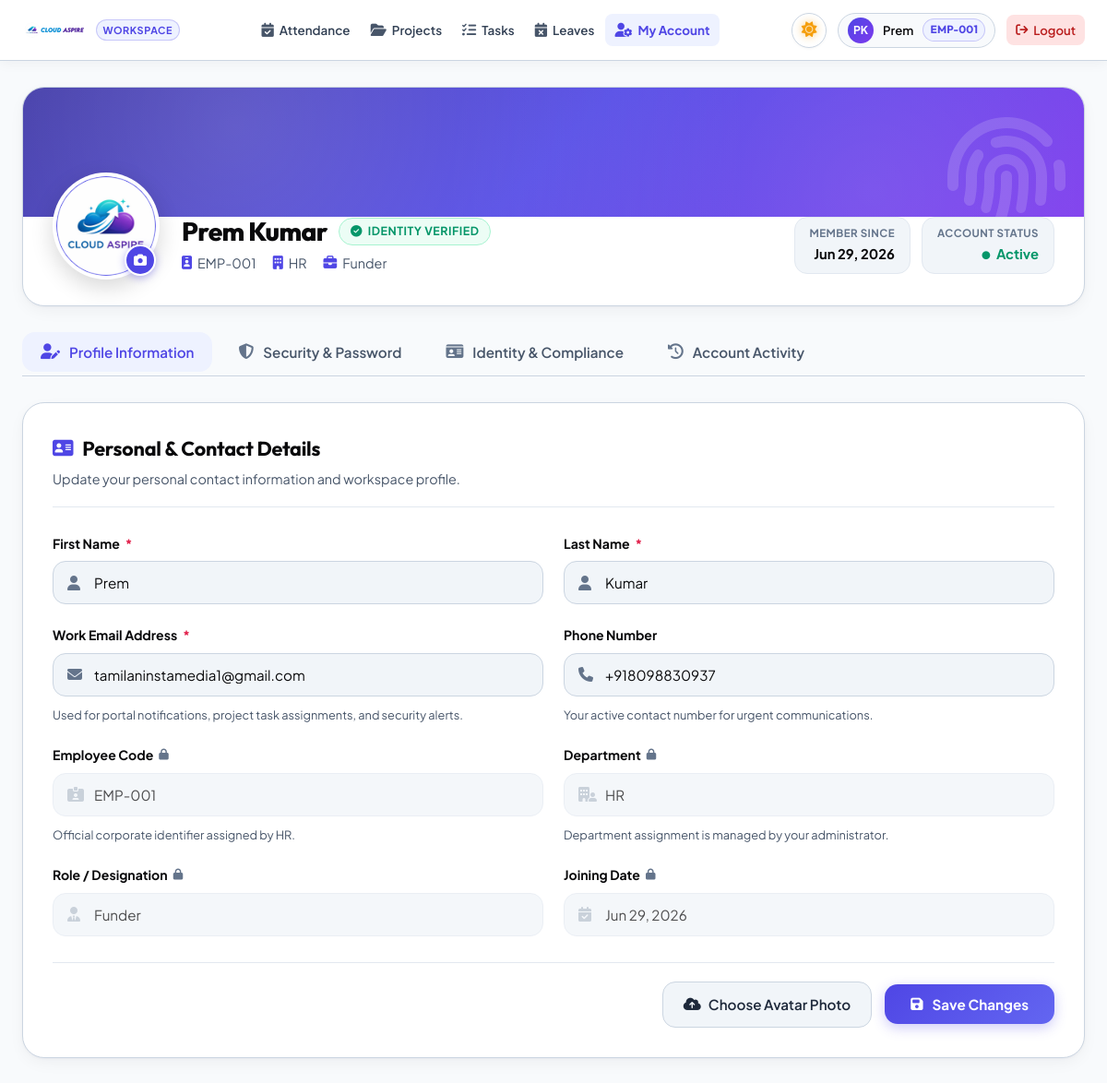
/employee_account.php (signed in), run on the app's committed database.
### tables this page shows
CREATE TABLE `site_settings` (
  `id` int(11) NOT NULL AUTO_INCREMENT,
  `site_name` varchar(120) NOT NULL,
  `tagline` varchar(255) DEFAULT NULL,
  `brand_color` varchar(20) DEFAULT '#4f46e5',
  `support_email` varchar(255) DEFAULT NULL,
  `support_phone` varchar(50) DEFAULT NULL,
  `logo` varchar(255) DEFAULT NULL,
  `favicon` varchar(255) DEFAULT NULL,
  `smtp_host` varchar(255) DEFAULT NULL,
  `smtp_port` smallint(5) unsigned NOT NULL DEFAULT 587,
  `smtp_encryption` varchar(10) NOT NULL DEFAULT 'tls',
  `smtp_username` varchar(255) DEFAULT NULL,
  `smtp_password` text DEFAULT NULL,
  `smtp_from_email` varchar(255) DEFAULT NULL,
  `smtp_from_name` varchar(120) DEFAULT NULL,
  `is_active` tinyint(1) NOT NULL DEFAULT 1,
  `created_at` timestamp NOT NULL DEFAULT current_timestamp(),
  `updated_at` timestamp NOT NULL DEFAULT current_timestamp() ON UPDATE current_timestamp(),
  `office_name` varchar(150) NOT NULL DEFAULT 'Cloud Aspire Headquarters',
  `office_address` varchar(255) DEFAULT NULL,
  `office_latitude` decimal(10,8) DEFAULT 11.94160000,
  `office_longitude` decimal(11,8) DEFAULT 79.80830000,
  `office_radius_meters` int(11) NOT NULL DEFAULT 100,
  `location_attendance_enabled` tinyint(1) NOT NULL DEFAULT 1,
  `wfh_early_window_minutes` int(11) NOT NULL DEFAULT 15,
  `wfh_grace_period_minutes` int(11) NOT NULL DEFAULT 15,
  `wfh_late_threshold_minutes` int(11) NOT NULL DEFAULT 30,
  `wfh_auto_reschedule_allowed` tinyint(1) NOT NULL DEFAULT 0,
  PRIMARY KEY (`id`)
);

CREATE TABLE `employees` (
  `id` int(11) NOT NULL AUTO_INCREMENT,
  `first_name` varchar(50) NOT NULL,
  `last_name` varchar(50) NOT NULL,
  `email` varchar(100) NOT NULL,
  `password` varchar(255) DEFAULT NULL,
  `phone` varchar(20) DEFAULT NULL,
  `department` varchar(50) DEFAULT NULL,
  `position` varchar(100) DEFAULT NULL,
  `salary` decimal(10,2) DEFAULT NULL,
  `hire_date` date DEFAULT NULL,
  `status` enum('active','inactive','on_leave') DEFAULT 'active',
  `work_mode` enum('on_site','wfh') NOT NULL DEFAULT 'on_site',
  `created_at` timestamp NOT NULL DEFAULT current_timestamp(),
  `updated_at` timestamp NOT NULL DEFAULT current_timestamp() ON UPDATE current_timestamp(),
  `avatar` varchar(255) DEFAULT NULL,
  `aadhar_image` varchar(255) DEFAULT NULL,
  `aadhar_verified` tinyint(1) DEFAULT 0,
  `employee_id` varchar(10) DEFAULT NULL,
  `first_login_completed` tinyint(1) DEFAULT 0,
  PRIMARY KEY (`id`),
  UNIQUE KEY `email` (`email`)
);

### employee_account.php (the view, shortened to what the rows shown need)
<?php
require_once 'app/security.php';
$employee_id = $_SESSION['employee_id'];
$activeTab = 'profile';
try {
    $stmt = $pdo->prepare("SELECT * FROM employees WHERE id = ?");
    $stmt->execute([$employee_id]);
    $employee = $stmt->fetch(PDO::FETCH_ASSOC);
} catch (PDOException $e) {
    die("Error loading account data.");
}
$aadharStatus = (int)($employee['aadhar_verified'] ?? 0);
$hasAadharImage = !empty($employee['aadhar_image']);
$isVerified = ($aadharStatus === 2);
$isPending  = ($aadharStatus === 1 || ($hasAadharImage && $aadharStatus === 0));
$firstName = htmlspecialchars($employee['first_name'] ?? '');
$lastName  = htmlspecialchars($employee['last_name'] ?? '');
$fullName  = trim($firstName . ' ' . $lastName) ?: 'Employee';
$hireDate  = !empty($employee['hire_date']) ? date('M d, Y', strtotime($employee['hire_date'])) : 'Not specified';
$joinedDate = !empty($employee['created_at']) ? date('M d, Y', strtotime($employee['created_at'])) : $hireDate;
?>
<!DOCTYPE html>
<html lang="en">
<head>
    <link rel="stylesheet" href="https://cdnjs.cloudflare.com/ajax/libs/font-awesome/6.5.1/css/all.min.css">
    <link rel="stylesheet" href="/assets/css/theme.css">
</head>
<body>
    <?php include 'employee_header.php'; ?>
    <main class="account-wrapper">
        <div class="profile-hero">
            <div class="hero-body">
                <div class="hero-user-section">
                    <div class="avatar-wrap">
                        <?php if (!empty($employee['avatar'])): ?>
                            <img src="/assets/uploads/avatars/<?php echo htmlspecialchars($employee['avatar']); ?>"
                                 alt="<?php echo $fullName; ?>"
                                 class="avatar-img"
                                 id="profileHeroAvatar">
                        <?php else: ?>
                            <div class="avatar-initials" id="profileHeroAvatarFallback">
                                <?php echo $initials; ?>
                            </div>
                        <?php endif; ?>
                        <label for="avatarInputFile" class="avatar-edit-btn" title="Change profile photo">
                            <i class="fa-solid fa-camera"></i>
                        </label>
                    </div>
                    <div class="hero-info">
                        <div class="hero-name-row">
                            <h1 class="hero-name"><?php echo $fullName; ?></h1>
                            <?php if ($isVerified): ?>
                                <span class="badge-pill badge-verified" title="Identity verified and approved by HR">
                                    <i class="fa-solid fa-circle-check"></i> Identity Verified
                                </span>
                            <?php elseif ($isPending): ?>
                                <span class="badge-pill badge-pending" title="Aadhar card is currently under review">
                                    <i class="fa-solid fa-clock"></i> Verification In Review
                                </span>
                            <?php else: ?>
                                <span class="badge-pill badge-unverified" title="Identity verification is required">
                                    <i class="fa-solid fa-shield-halved"></i> Verification Required
                                </span>
                            <?php endif; ?>
                        </div>
                        <div class="hero-meta-row">
                            <span class="hero-meta-item" title="Employee ID">
                                <i class="fa-solid fa-id-badge"></i>
                                <?php echo htmlspecialchars($employee['employee_id'] ?: 'EMP-' . str_pad($employee['id'], 3, '0', STR_PAD_LEFT)); ?>
                            </span>
                            <span class="hero-meta-item" title="Department">
                                <i class="fa-solid fa-building"></i>
                                <?php echo htmlspecialchars($employee['department'] ?: 'Operations'); ?>
                            </span>
                            <span class="hero-meta-item" title="Designation">
                                <i class="fa-solid fa-briefcase"></i>
                                <?php echo htmlspecialchars($employee['position'] ?: 'Team Member'); ?>
                            </span>
                        </div>
                    </div>
                </div>
                <div class="hero-quick-stats">
                    <div class="quick-stat-chip">
                        <span class="stat-label">Member Since</span>
                        <span class="stat-val"><?php echo $joinedDate; ?></span>
                    </div>
                    <div class="quick-stat-chip">
                        <span class="stat-label">Account Status</span>
                        <span class="stat-val" style="color: var(--acc-success); text-transform: capitalize;">
                            <i class="fa-solid fa-circle" style="font-size: 0.55rem; vertical-align: middle; margin-right: 4px;"></i>
                            <?php echo htmlspecialchars($employee['status'] ?: 'Active'); ?>
                        </span>
                    </div>
                </div>
            </div>
        </div>
        <div class="tab-pane <?php echo ($activeTab === 'profile') ? 'active' : ''; ?>" id="tab-profile">
            <div class="card-panel">
                <div class="card-header-clean">
                    <div>
                        <h2 class="card-header-title">
                            <i class="fa-solid fa-address-card"></i>
                            Personal &amp; Contact Details
                        </h2>
                    </div>
                </div>
                <form method="POST" enctype="multipart/form-data" id="profileForm">
                    <div class="form-grid">
                        <div class="form-group">
                            <div class="input-group-custom">
                                <input type="text"
                                       id="first_name"
                                       name="first_name"
                                       class="form-input-custom"
                                       value="<?php echo htmlspecialchars($employee['first_name'] ?? ''); ?>"
                                       required>
                            </div>
                        </div>
                        <div class="form-group">
                            <div class="input-group-custom">
                                <input type="text"
                                       id="last_name"
                                       name="last_name"
                                       class="form-input-custom"
                                       value="<?php echo htmlspecialchars($employee['last_name'] ?? ''); ?>"
                                       required>
                            </div>
                        </div>
                        <div class="form-group">
                            <div class="input-group-custom">
                                <input type="email"
                                       id="email"
                                       name="email"
                                       class="form-input-custom"
                                       value="<?php echo htmlspecialchars($employee['email'] ?? ''); ?>"
                                       required>
                            </div>
                        </div>
                        <div class="form-group">
                            <div class="input-group-custom">
                                <input type="tel"
                                       id="phone"
                                       name="phone"
                                       class="form-input-custom"
                                       placeholder="+91 98765 43210"
                                       value="<?php echo htmlspecialchars($employee['phone'] ?? ''); ?>">
                            </div>
                        </div>
                        <div class="form-group">
                            <div class="input-group-custom">
                                <input type="text"
                                       class="form-input-custom"
                                       value="<?php echo htmlspecialchars($employee['employee_id'] ?: 'EMP-' . str_pad($employee['id'], 3, '0', STR_PAD_LEFT)); ?>"
                                       disabled>
                            </div>
                        </div>
                        <div class="form-group">
                            <div class="input-group-custom">
                                <input type="text"
                                       class="form-input-custom"
                                       value="<?php echo htmlspecialchars($employee['department'] ?: 'Operations'); ?>"
                                       disabled>
                            </div>
                        </div>
                        <div class="form-group">
                            <div class="input-group-custom">
                                <input type="text"
                                       class="form-input-custom"
                                       value="<?php echo htmlspecialchars($employee['position'] ?: 'Team Member'); ?>"
                                       disabled>
                            </div>
                        </div>
                        <div class="form-group">
                            <div class="input-group-custom">
                                <input type="text"
                                       class="form-input-custom"
                                       value="<?php echo $hireDate; ?>"
                                       disabled>
                            </div>
                        </div>
                    </div>
                </form>
            </div>
        </div>
    </main>
</body>
</html>

### employee_header.php (shortened to what the rows shown need)
<?php
$activeSiteSettings = null;
if (isset($pdo) && $pdo instanceof PDO) {
    try {
        $stmt = $pdo->query("SELECT site_name, logo, favicon FROM site_settings WHERE is_active = 1 ORDER BY updated_at DESC LIMIT 1");
        $activeSiteSettings = $stmt->fetch();
    } catch (PDOException $e) {}
}
$brandLogo = !empty($activeSiteSettings['logo']) ? 'assets/uploads/site/' . rawurlencode($activeSiteSettings['logo']) : null;
$siteName  = !empty($activeSiteSettings['site_name']) ? $activeSiteSettings['site_name'] : 'Cloud Aspire';
?>
<nav class="emp-navbar" role="navigation" aria-label="Employee portal navigation">
    <div class="emp-nav-container">
        <a href="employee_dashboard" class="emp-nav-brand" aria-label="<?php echo htmlspecialchars($siteName); ?> Dashboard">
            <?php if ($brandLogo): ?>
                <img src="<?php echo htmlspecialchars($brandLogo); ?>" alt="<?php echo htmlspecialchars($siteName); ?> logo">
            <?php endif; ?>
            <span class="emp-nav-badge">Workspace</span>
        </a>
        <div class="emp-nav-actions">
            <a href="employee_account" class="emp-user-profile-link" title="Manage Account & Settings">
                <div class="emp-user-avatar">
                    <?php
                        $empName = $_SESSION['employee_name'] ?? 'Employee';
                        $words = explode(' ', trim($empName));
                        $initials = strtoupper(substr($words[0], 0, 1) . (isset($words[1]) ? substr($words[1], 0, 1) : ''));
                        echo htmlspecialchars($initials ?: 'EM');
                    ?>
                </div>
                <span><?php echo htmlspecialchars(explode(' ', trim($empName))[0]); ?></span>
                <?php if (!empty($_SESSION['employee_code'])): ?>
                    <span class="emp-nav-code-badge" title="Employee Code"><?php echo htmlspecialchars($_SESSION['employee_code']); ?></span>
                <?php endif; ?>
            </a>
        </div>
    </div>
</nav>

### data on the page
site_settings: logo (picture)
employees: first_name+last_name "PK", first_name "Prem", avatar (picture), fullName "Prem Kumar", employee "EMP-001", department "HR", position "Funder", created_at "Jun 29, 2026", status "Active", last_name "Kumar", email "tamilaninstamedia1@gmail.com", phone "+918098830937", hire_date "Jun 29, 2026"

### other printed values
$item['label'] "Attendance"
$item['label'] "Projects"
$item['label'] "Tasks"
$item['label'] "Leaves"
$item['label'] "My Account"
$_SESSION['employee_code'] "EMP-001"
